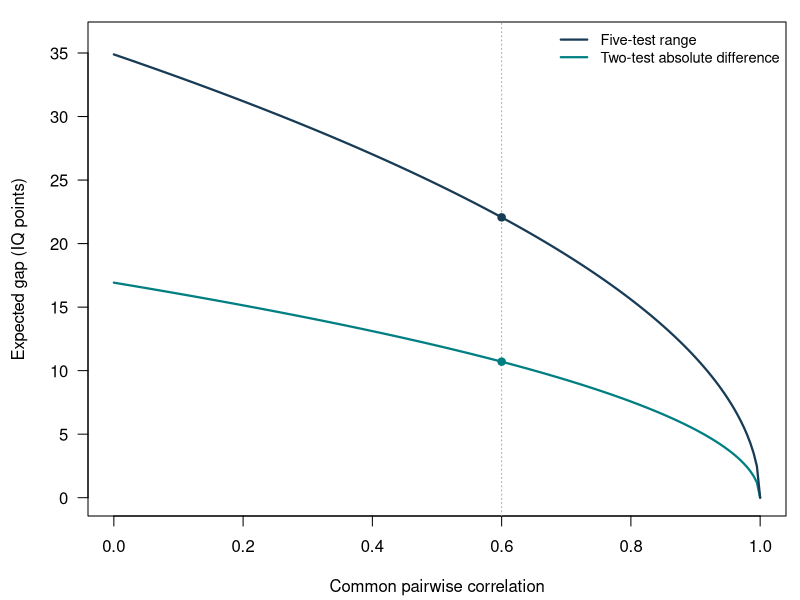
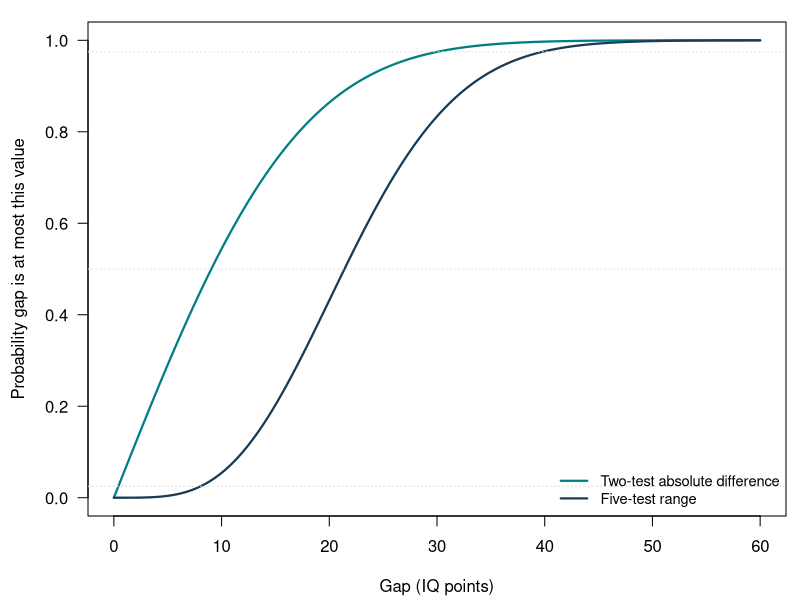
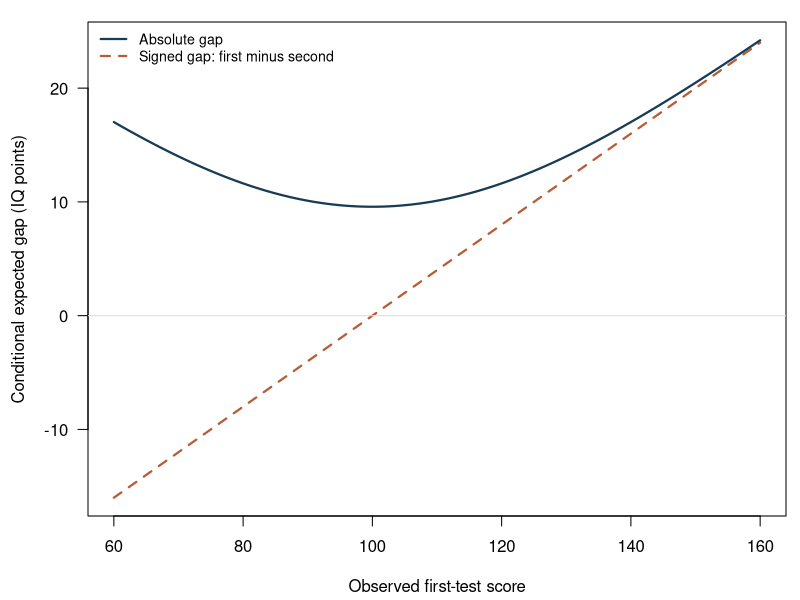

Source code (R) for these figures, in order:
#!/usr/bin/env Rscript
# Supplement to iq_difference_simulation.R; base R only.
# Run from the report directory: Rscript code/iq_report_extensions.R
# Outputs: tables/*.csv and *.tex; figures/*.pdf; results/extensions.txt.
# These are model calculations, not empirical IQ-test observations.
options(width = 105)
for (d in c("tables", "figures", "results")) dir.create(d, showWarnings = FALSE)
sigma <- 15
rho <- 0.6
mu <- 100
k <- 5
s <- sigma * sqrt(1 - rho)
tau <- sqrt(2) * s
a <- function(k) integrate(function(z) k * z * dnorm(z) *
  exp((k - 1) * pnorm(z, log.p = TRUE)), -Inf, Inf,
  rel.tol = 1e-11, subdivisions = 2000)$value
a5 <- 5 / (4 * sqrt(pi)) * (1 + 6 / pi * asin(1 / 3))
# Finch (2016), section 1: second raw moment of the iid normal range.
nu5 <- 2 * (1 + 5 * sqrt(3) / (2 * pi) + 15 / pi^2 * acos(2 / 3) -
  5 * sqrt(3) / (2 * pi^2) * acos(1 / 4))
range_population_sd <- s * sqrt(nu5 - (2 * a5)^2)
folded_mean <- function(delta, tau) {
  2 * tau * dnorm(delta / tau) + delta * (2 * pnorm(delta / tau) - 1)
}
# Stable probability of a standard normal lying in [z,z+w].
normal_interval <- function(z, w) {
  pmax(0, ifelse(z > 0,
    pnorm(z, lower.tail = FALSE) - pnorm(z + w, lower.tail = FALSE),
    pnorm(z + w) - pnorm(z)))
}
range_cdf <- function(w, k = 5) {
  if (w <= 0) return(0)
  integrate(function(z) k * dnorm(z) * normal_interval(z, w)^(k - 1),
    -Inf, Inf, rel.tol = 1e-10, subdivisions = 2000)$value
}
save_table <- function(x, name, digits = 3) {
  write.csv(x, paste0("tables/", name, ".csv"), row.names = FALSE)
  rows <- vapply(seq_len(nrow(x)), function(i) {
    vals <- vapply(x, function(v) if (is.numeric(v))
      formatC(v[i], format = "f", digits = digits) else as.character(v[i]), "")
    paste0(paste(vals, collapse = " & "), " \\\\")
  }, "")
  writeLines(rows, paste0("tables/", name, ".tex"))
}
threshold <- c(5, 10, 15, 20, 30, 40)
probabilities <- data.frame(threshold = threshold,
  abs_exceeds_pct = 200 * pnorm(threshold / tau, lower.tail = FALSE),
  range_exceeds_pct = 100 * ptukey(threshold / s, k, Inf, lower.tail = FALSE))
save_table(probabilities, "probabilities", 2)
probs <- c(.025, .5, .95, .975)
quantiles <- data.frame(probability = probs,
  absolute_difference = tau * qnorm((1 + probs) / 2),
  range = s * qtukey(probs, k, Inf))
save_table(quantiles, "quantiles", 3)
rhos <- c(0, .3, .5, .6, .7, .8, .9, 1)
save_table(data.frame(rho = rhos,
  expected_abs = 2 * sigma * sqrt((1 - rhos) / pi),
  expected_range = 2 * sigma * sqrt(1 - rhos) * a5), "sensitivity", 3)
ks <- c(2, 3, 4, 5, 10, 20, 50)
save_table(data.frame(k = ks, expected_normal_max = vapply(ks, a, 0.0),
  expected_range = 2 * s * vapply(ks, a, 0.0)), "test_counts", 3)
xs <- c(85, 100, 115, 130, 145, 160)
delta <- (1 - rho) * (xs - mu)
save_table(data.frame(first_score = xs, expected_second = mu + rho * (xs - mu),
  expected_signed_gap = delta,
  expected_abs_gap = folded_mean(delta, sigma * sqrt(1 - rho^2))),
  "conditional", 3)
shrinks <- c(sqrt(.4), .4, mean(sqrt(1 - c(.3, .9))))
models <- data.frame(model = c("Joint Gaussian", "Shared/independent mixture",
  "Smooth Gaussian mixture"), expected_abs = 2 * sigma * shrinks / sqrt(pi),
  expected_range = 2 * sigma * shrinks * a5)
save_table(models, "models", 4)
# Independent numerical path for the normal range distribution and quantiles.
cdf_checks <- data.frame(w = c(.5, 1, 2, 3, 4, 6))
cdf_checks$integral <- vapply(cdf_checks$w, range_cdf, 0.0)
cdf_checks$ptukey <- ptukey(cdf_checks$w, 5, Inf)
cdf_checks$error <- cdf_checks$integral - cdf_checks$ptukey
q_integral <- vapply(probs, function(p)
  uniroot(function(w) range_cdf(w) - p, c(.001, 12), tol = 1e-9)$root, 0.0)
stopifnot(max(abs(cdf_checks$error)) < 1e-7,
  max(abs(q_integral - qtukey(probs, 5, Inf))) < 2e-4,
  abs(a(5) - a5) < 1e-10,
  abs(range_cdf(2, 2) - (2 * pnorm(sqrt(2)) - 1)) < 1e-9)

# A separate seeded experiment with continuous, positive-density components.
# Equal probabilities of equicorrelation .3 and .9 give marginal rho=.6.
RNGkind("Mersenne-Twister", "Inversion", "Rejection")
set.seed(20260904)
n <- 1000000
batch <- 100000
acc_n <- 0
acc_mean <- c(abs = 0, range = 0)
acc_M2 <- c(abs = 0, range = 0)
for (b in seq_len(n / batch)) {
  r <- ifelse(runif(batch) < .5, .3, .9)
  common <- rnorm(batch)
  e <- matrix(rnorm(batch * 5), batch, 5)
  x <- sigma * (sqrt(r) * common + sqrt(1 - r) * e)
  lo <- hi <- x[, 1]
  for (j in 2:5) { lo <- pmin(lo, x[, j]); hi <- pmax(hi, x[, j]) }
  y <- cbind(abs = abs(x[, 1] - x[, 2]), range = hi - lo)
  mb <- colMeans(y)
  m2b <- colSums(sweep(y, 2, mb)^2)
  nt <- acc_n + batch
  change <- mb - acc_mean
  acc_M2 <- acc_M2 + m2b + change^2 * acc_n * batch / nt
  acc_mean <- acc_mean + change * batch / nt
  acc_n <- nt
}
smooth_check <- data.frame(quantity = names(acc_mean),
  theory = unlist(models[3, 2:3], use.names = FALSE),
  simulated = unname(acc_mean), mc_se = sqrt(acc_M2 / (n - 1) / n))
smooth_check$z_mc <- (smooth_check$simulated - smooth_check$theory) / smooth_check$mc_se
save_table(smooth_check, "smooth_simulation", 5)

# Full admissible equicorrelation range: verify projection construction.
H <- diag(5) - matrix(1 / 5, 5, 5)
for (r in c(-.25, -.1, 0, .6, 1)) {
  L <- cbind(sqrt(1 - r) * H, rep(sqrt((1 + 4 * r) / 5), 5))
  target <- (1 - r) * diag(5) + r * matrix(1, 5, 5)
  stopifnot(max(abs(tcrossprod(L) - target)) < 1e-12)
}
# Average correlation .6, but four pairs at 1 and six pairs at 1/3.
average_rho <- (4 + 6 / 3) / 10
block_range <- 2 * sigma * sqrt((1 - 1 / 3) / pi)

# Reproducible vector figures with the exact plotted values in CSV.
ink <- "#183B56"
teal <- "#007F82"
rust <- "#B75D36"
rho_grid <- seq(0, 1, length.out = 201)
rho_curve <- data.frame(rho = rho_grid,
  absolute = 2 * sigma * sqrt((1 - rho_grid) / pi),
  range = 2 * sigma * sqrt(1 - rho_grid) * a5)
write.csv(rho_curve, "tables/figure_correlation.csv", row.names = FALSE)
cairo_pdf("figures/correlation.pdf", width = 7.1, height = 3.7, family = "DejaVu Sans")
par(mar = c(4.2, 4.4, 1.1, .7), las = 1)
matplot(rho_curve$rho, rho_curve[, 2:3], type = "l", lty = 1, lwd = 2.2,
  col = c(teal, ink), xlab = "Common pairwise correlation",
  ylab = "Expected gap (IQ points)", ylim = c(0, 36))
abline(v = .6, col = "#AAAAAA", lty = 3)
points(rep(.6, 2), c(2 * s / sqrt(pi), 2 * s * a5), pch = 19, col = c(teal, ink))
legend("topright", c("Five-test range", "Two-test absolute difference"),
  col = c(ink, teal), lwd = 2.2, bty = "n", cex = .88)
dev.off()
q <- seq(0, 60, by = .15)
distributions <- data.frame(gap = q, abs_cdf = 2 * pnorm(q / tau) - 1,
  range_cdf = ptukey(q / s, 5, Inf))
write.csv(distributions, "tables/figure_distributions.csv", row.names = FALSE)
cairo_pdf("figures/distributions.pdf", width = 7.1, height = 3.7, family = "DejaVu Sans")
par(mar = c(4.2, 4.4, 1.1, .7), las = 1)
matplot(q, distributions[, 2:3], type = "l", lty = 1, lwd = 2.2,
  col = c(teal, ink), xlab = "Gap (IQ points)",
  ylab = "Probability gap is at most this value", ylim = c(0, 1))
abline(h = c(.025, .5, .975), col = "#DDDDDD", lty = 3)
legend("bottomright", c("Two-test absolute difference", "Five-test range"),
  col = c(teal, ink), lwd = 2.2, bty = "n", cex = .88)
dev.off()
xg <- seq(60, 160, by = .5)
d <- (1 - rho) * (xg - mu)
conditional_curve <- data.frame(first_score = xg,
  signed_gap = d, absolute_gap = folded_mean(d, sigma * sqrt(1 - rho^2)))
write.csv(conditional_curve, "tables/figure_conditional.csv", row.names = FALSE)
cairo_pdf("figures/conditional.pdf", width = 7.1, height = 3.7, family = "DejaVu Sans")
par(mar = c(4.2, 4.4, 1.1, .7), las = 1)
matplot(xg, conditional_curve[, 2:3], type = "l", lty = c(2, 1), lwd = 2.2,
  col = c(rust, ink), xlab = "Observed first-test score",
  ylab = "Conditional expected gap (IQ points)")
abline(h = 0, col = "#DDDDDD")
legend("topleft", c("Absolute gap", "Signed gap: first minus second"),
  col = c(ink, rust), lty = c(1, 2), lwd = 2.2, bty = "n", cex = .85)
dev.off()
log <- capture.output({
  cat("REPORT EXTENSIONS: 2026-09-03\nNo empirical IQ data used.\n\n")
  cat("Range CDF quadrature checks:\n"); print(cdf_checks, digits = 12)
  cat("Range quantiles from independent CDF inversion (IQ points):\n")
  print(data.frame(probability = probs, quantile = s * q_integral), digits = 12)
  cat("\nSmooth mixture: n=1000000, seed=20260904\n")
  print(smooth_check, digits = 10, row.names = FALSE)
  cat("\nAverage-correlation block model: average rho =", average_rho,
    "; expected range =", block_range, "\n")
  cat("\nProjection covariance checks passed at rho=-.25,-.1,0,.6,1.\n")
  cat("Exact iid normal range second moment =", format(nu5, digits = 12), "\n")
  cat("Gaussian five-test range population SD =",
    format(range_population_sd, digits = 12), "\n")
  cat("Theoretical range MC SE at n=5000000 =",
    format(range_population_sd / sqrt(5000000), digits = 12), "\n")
  cat("\nAll deterministic checks passed.\n\n"); print(sessionInfo())
})
writeLines(log, "results/extensions.txt")
cat(paste(log, collapse = "\n"), "\n")
